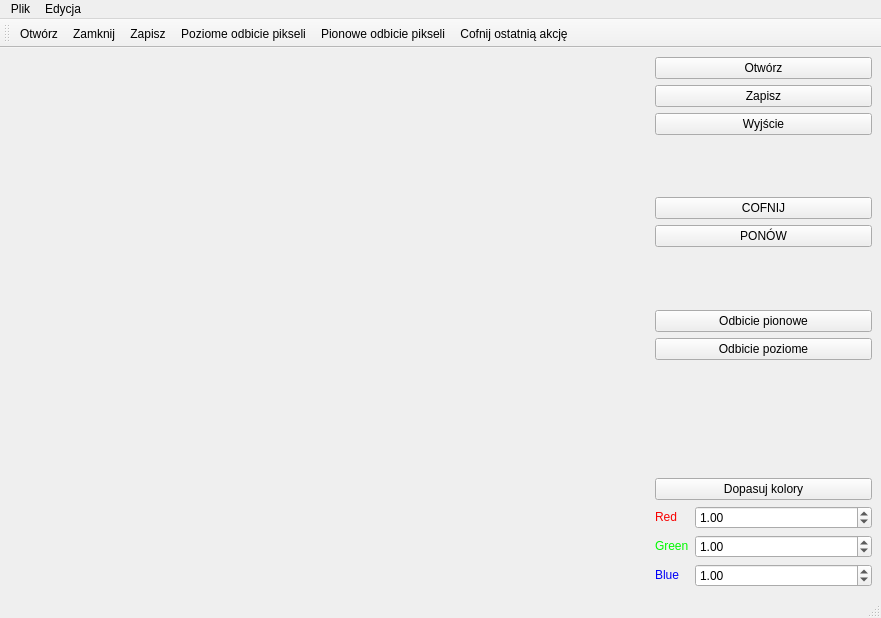
<?xml version="1.0" encoding="UTF-8"?>
<ui version="4.0">
 <class>UndoMainWin</class>
 <widget class="QMainWindow" name="UndoMainWin">
  <property name="geometry">
   <rect>
    <x>0</x>
    <y>0</y>
    <width>881</width>
    <height>618</height>
   </rect>
  </property>
  <property name="windowTitle">
   <string>UndoMainWin</string>
  </property>
  <property name="accessibleName">
   <string notr="true"/>
  </property>
  <property name="accessibleDescription">
   <string notr="true"/>
  </property>
  <widget class="QWidget" name="centralwidget">
   <layout class="QHBoxLayout" name="horizontalLayout">
    <item>
     <widget class="QLabel" name="m_ImageDisplay">
      <property name="minimumSize">
       <size>
        <width>640</width>
        <height>480</height>
       </size>
      </property>
      <property name="text">
       <string/>
      </property>
     </widget>
    </item>
    <item>
     <layout class="QVBoxLayout" name="verticalLayout">
      <item>
       <widget class="QPushButton" name="openButton">
        <property name="text">
         <string>Otwórz</string>
        </property>
       </widget>
      </item>
      <item>
       <widget class="QPushButton" name="saveButton">
        <property name="text">
         <string>Zapisz</string>
        </property>
       </widget>
      </item>
      <item>
       <widget class="QPushButton" name="quitButton">
        <property name="text">
         <string>Wyjście</string>
        </property>
       </widget>
      </item>
      <item>
       <spacer name="verticalSpacer_3">
        <property name="orientation">
         <enum>Qt::Vertical</enum>
        </property>
        <property name="sizeHint" stdset="0">
         <size>
          <width>20</width>
          <height>40</height>
         </size>
        </property>
       </spacer>
      </item>
      <item>
       <widget class="QPushButton" name="undoButton">
        <property name="text">
         <string>COFNIJ</string>
        </property>
       </widget>
      </item>
      <item>
       <widget class="QPushButton" name="redoButton">
        <property name="text">
         <string>PONÓW</string>
        </property>
       </widget>
      </item>
      <item>
       <spacer name="verticalSpacer_4">
        <property name="orientation">
         <enum>Qt::Vertical</enum>
        </property>
        <property name="sizeHint" stdset="0">
         <size>
          <width>20</width>
          <height>40</height>
         </size>
        </property>
       </spacer>
      </item>
      <item>
       <widget class="QPushButton" name="verticalMirrorButton">
        <property name="text">
         <string>Odbicie pionowe</string>
        </property>
       </widget>
      </item>
      <item>
       <widget class="QPushButton" name="horizontalMirrorButton">
        <property name="text">
         <string>Odbicie poziome</string>
        </property>
       </widget>
      </item>
      <item>
       <spacer name="verticalSpacer">
        <property name="orientation">
         <enum>Qt::Vertical</enum>
        </property>
        <property name="sizeHint" stdset="0">
         <size>
          <width>20</width>
          <height>40</height>
         </size>
        </property>
       </spacer>
      </item>
      <item>
       <spacer name="verticalSpacer_2">
        <property name="orientation">
         <enum>Qt::Vertical</enum>
        </property>
        <property name="sizeHint" stdset="0">
         <size>
          <width>20</width>
          <height>40</height>
         </size>
        </property>
       </spacer>
      </item>
      <item>
       <widget class="QPushButton" name="adjustColorButton">
        <property name="text">
         <string>Dopasuj kolory</string>
        </property>
       </widget>
      </item>
      <item>
       <layout class="QFormLayout" name="formLayout">
        <item row="1" column="1">
         <widget class="QDoubleSpinBox" name="redSpin">
          <property name="maximum">
           <double>10.000000000000000</double>
          </property>
          <property name="singleStep">
           <double>0.100000000000000</double>
          </property>
          <property name="value">
           <double>1.000000000000000</double>
          </property>
         </widget>
        </item>
        <item row="1" column="0">
         <widget class="QLabel" name="redLabel">
          <property name="text">
           <string>&lt;!DOCTYPE HTML PUBLIC &quot;-//W3C//DTD HTML 4.0//EN&quot; &quot;http://www.w3.org/TR/REC-html40/strict.dtd&quot;&gt;
&lt;html&gt;&lt;head&gt;&lt;meta name=&quot;qrichtext&quot; content=&quot;1&quot; /&gt;&lt;style type=&quot;text/css&quot;&gt;
p, li { white-space: pre-wrap; }
&lt;/style&gt;&lt;/head&gt;&lt;body style=&quot; font-family:'Sans Serif'; font-size:9pt; font-weight:400; font-style:normal;&quot;&gt;
&lt;p style=&quot; margin-top:0px; margin-bottom:0px; margin-left:0px; margin-right:0px; -qt-block-indent:0; text-indent:0px;&quot;&gt;&lt;span style=&quot; color:#f80000;&quot;&gt;Red&lt;/span&gt;&lt;/p&gt;&lt;/body&gt;&lt;/html&gt;</string>
          </property>
         </widget>
        </item>
        <item row="2" column="0">
         <widget class="QLabel" name="greenLabel">
          <property name="text">
           <string>&lt;!DOCTYPE HTML PUBLIC &quot;-//W3C//DTD HTML 4.0//EN&quot; &quot;http://www.w3.org/TR/REC-html40/strict.dtd&quot;&gt;
&lt;html&gt;&lt;head&gt;&lt;meta name=&quot;qrichtext&quot; content=&quot;1&quot; /&gt;&lt;style type=&quot;text/css&quot;&gt;
p, li { white-space: pre-wrap; }
&lt;/style&gt;&lt;/head&gt;&lt;body style=&quot; font-family:'Sans Serif'; font-size:9pt; font-weight:400; font-style:normal;&quot;&gt;
&lt;p style=&quot; margin-top:0px; margin-bottom:0px; margin-left:0px; margin-right:0px; -qt-block-indent:0; text-indent:0px;&quot;&gt;&lt;span style=&quot; color:#00f900;&quot;&gt;Green&lt;/span&gt;&lt;/p&gt;&lt;/body&gt;&lt;/html&gt;</string>
          </property>
         </widget>
        </item>
        <item row="2" column="1">
         <widget class="QDoubleSpinBox" name="greenSpin">
          <property name="maximum">
           <double>10.000000000000000</double>
          </property>
          <property name="singleStep">
           <double>0.100000000000000</double>
          </property>
          <property name="value">
           <double>1.000000000000000</double>
          </property>
         </widget>
        </item>
        <item row="5" column="0">
         <widget class="QLabel" name="blueLabel">
          <property name="text">
           <string>&lt;!DOCTYPE HTML PUBLIC &quot;-//W3C//DTD HTML 4.0//EN&quot; &quot;http://www.w3.org/TR/REC-html40/strict.dtd&quot;&gt;
&lt;html&gt;&lt;head&gt;&lt;meta name=&quot;qrichtext&quot; content=&quot;1&quot; /&gt;&lt;style type=&quot;text/css&quot;&gt;
p, li { white-space: pre-wrap; }
&lt;/style&gt;&lt;/head&gt;&lt;body style=&quot; font-family:'Sans Serif'; font-size:9pt; font-weight:400; font-style:normal;&quot;&gt;
&lt;p style=&quot; margin-top:0px; margin-bottom:0px; margin-left:0px; margin-right:0px; -qt-block-indent:0; text-indent:0px;&quot;&gt;&lt;span style=&quot; color:#0000f7;&quot;&gt;Blue&lt;/span&gt;&lt;/p&gt;&lt;/body&gt;&lt;/html&gt;</string>
          </property>
         </widget>
        </item>
        <item row="5" column="1">
         <widget class="QDoubleSpinBox" name="blueSpin">
          <property name="maximum">
           <double>10.000000000000000</double>
          </property>
          <property name="singleStep">
           <double>0.100000000000000</double>
          </property>
          <property name="value">
           <double>1.000000000000000</double>
          </property>
         </widget>
        </item>
       </layout>
      </item>
     </layout>
    </item>
   </layout>
  </widget>
  <widget class="QMenuBar" name="menubar">
   <property name="geometry">
    <rect>
     <x>0</x>
     <y>0</y>
     <width>881</width>
     <height>20</height>
    </rect>
   </property>
   <widget class="QMenu" name="menuEdit">
    <property name="title">
     <string>Edycja</string>
    </property>
    <addaction name="actionAdjust_Color"/>
    <addaction name="actionVertical_Mirror"/>
    <addaction name="actionHorizontal_Mirror"/>
    <addaction name="actionUndo_The_Last_Action"/>
   </widget>
   <widget class="QMenu" name="menuFile">
    <property name="title">
     <string>Plik</string>
    </property>
    <addaction name="actionOpen"/>
    <addaction name="actionClose"/>
    <addaction name="actionSave"/>
    <addaction name="actionQuit"/>
   </widget>
   <addaction name="menuFile"/>
   <addaction name="menuEdit"/>
  </widget>
  <widget class="QStatusBar" name="statusbar"/>
  <widget class="QToolBar" name="toolBar">
   <property name="windowTitle">
    <string>toolBar</string>
   </property>
   <attribute name="toolBarArea">
    <enum>TopToolBarArea</enum>
   </attribute>
   <attribute name="toolBarBreak">
    <bool>false</bool>
   </attribute>
   <addaction name="actionOpen"/>
   <addaction name="actionClose"/>
   <addaction name="actionSave"/>
   <addaction name="actionHorizontal_Mirror"/>
   <addaction name="actionVertical_Mirror"/>
   <addaction name="actionUndo_The_Last_Action"/>
  </widget>
  <action name="actionOpen">
   <property name="text">
    <string>Otwórz</string>
   </property>
   <property name="shortcut">
    <string>Ctrl+O</string>
   </property>
  </action>
  <action name="actionClose">
   <property name="text">
    <string>Zamknij</string>
   </property>
   <property name="shortcut">
    <string>Ctrl+C</string>
   </property>
  </action>
  <action name="actionSave">
   <property name="text">
    <string>Zapisz</string>
   </property>
   <property name="shortcut">
    <string>Ctrl+S</string>
   </property>
  </action>
  <action name="actionAdjust_Color">
   <property name="text">
    <string>Dopasuj kolory</string>
   </property>
   <property name="shortcut">
    <string>Ctrl+A</string>
   </property>
  </action>
  <action name="actionVertical_Mirror">
   <property name="text">
    <string>Pionowe odbicie pikseli</string>
   </property>
   <property name="toolTip">
    <string>Pionowe odbicie pikseli</string>
   </property>
   <property name="shortcut">
    <string>Ctrl+V</string>
   </property>
  </action>
  <action name="actionQuit">
   <property name="text">
    <string>Wyjście</string>
   </property>
   <property name="shortcut">
    <string>Ctrl+Q</string>
   </property>
  </action>
  <action name="actionHorizontal_Mirror">
   <property name="text">
    <string>Poziome odbicie pikseli</string>
   </property>
  </action>
  <action name="actionUndo_The_Last_Action">
   <property name="text">
    <string>Cofnij ostatnią akcję</string>
   </property>
   <property name="shortcut">
    <string>Ctrl+U</string>
   </property>
  </action>
 </widget>
 <resources/>
 <connections/>
</ui>
